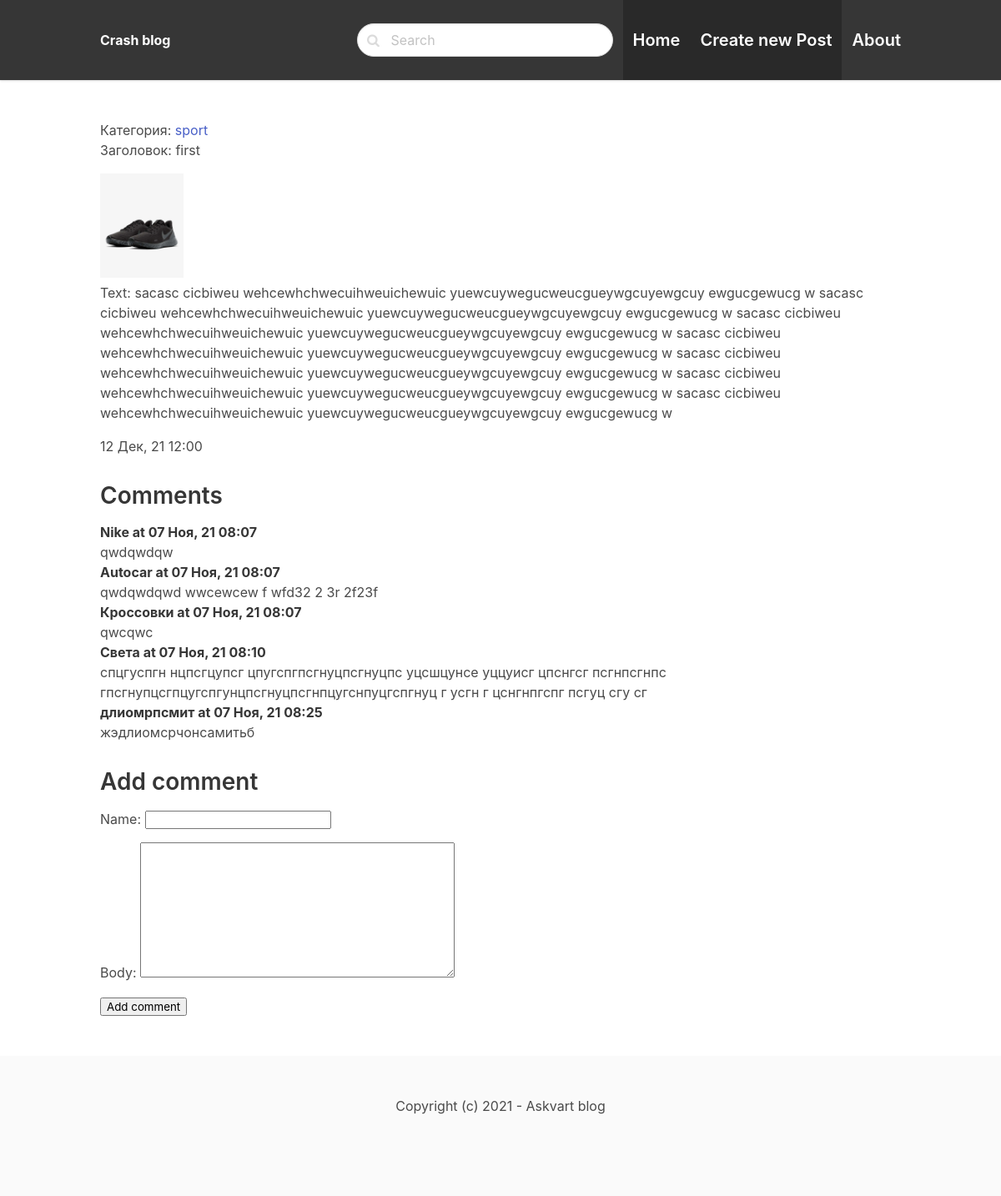
Screenshot of /first/ with the database file from the repository.
### apps/posts/models.py (models this page shows, shortened)
class Post(models.Model):
    category = models.ForeignKey(Category, on_delete=models.CASCADE, related_name='posts')
    title = models.CharField(max_length=250)
    slug = models.SlugField(max_length=250, unique=True)
    body = models.TextField(blank=True)
    created = models.DateTimeField(auto_now_add=True)
    image = models.ImageField(upload_to='uploads/', blank=True, null=True)

class Category(models.Model):
    title = models.CharField(max_length=250, unique=True)
    slug = models.CharField(max_length=250, unique=True)

class Comment(models.Model):
    post = models.ForeignKey(Post, on_delete=models.CASCADE, related_name='comments')
    name = models.CharField(max_length=250)
    body = models.TextField(blank=True)
    date_added = models.DateTimeField(auto_now_add=True)

### apps/posts/views.py (the view)
# urls.py: path('<slug:slug>/', detail_post, name='detail'),
def detail_post(request, slug):
    post = Post.objects.get(slug=slug)
    if request.method == 'POST':
        form = CommentForm(request.POST)
        if form.is_valid():
            obj = form.save(commit=False)
            obj.post = post
            obj.save()
            return redirect('detail', slug=post.slug)
    else:
        form = CommentForm()
    context = {'post': post,
               'form': form}
    return render(request, 'detail.html', context)

### apps/posts/forms.py
class CommentForm(forms.ModelForm):
    class Meta:
        model = Comment
        fields = ['name', 'body']

### apps/posts/templates/detail.html (shortened to what this page needs)
{% extends 'base.html' %}
{% block content %}
<article class="content">
    Категория: <a href="{% url 'category' post.category.slug %}">{{ post.category.title }}</a>
   <p>Заголовок: {{ post.title }}</p>
    <img src="{{ post.image.url }}" width="100" height="100">
    <p>Text: {{ post.body }}</p>
   <time>{{ post.created|date:"d M, y h:i" }}</time>
   <h2>Comments</h2>
   {% for comment in post.comments.all %}
     <article>
        <strong>{{ comment.name }} at {{ comment.date_added|date:"d M, y h:i" }} </strong></br>
        <p>{{ comment.body }}</p>
     </article>
   {% endfor %}
 <h2>Add comment</h2>
<form method="post" action=".">
   {{ form.as_p }}
   <input type="submit" value="Add comment">
</form>
</article>
{% endblock %}

### apps/posts/templates/base.html (shortened to what this page needs)
<!DOCTYPE html>
<html>
    <head>
        <link rel="stylesheet" href="https://unpkg.com/bulma@0.9.2/css/bulma.min.css">
        <link href="https://stackpath.bootstrapcdn.com/font-awesome/4.7.0/css/font-awesome.min.css" rel="stylesheet">
    </head>
    <body>
        <nav class="navbar is-dark">
            <div class="container">
                <div class="navbar-brand">
                    <a class="navbar-item" href="/">
                        <strong>Crash blog</strong>
                    </a>
                </div>
                <div id="navbarMenu" class="navbar-menu">
                    <div class="navbar-end">
                        <div class="navbar-item">
                            <form method="get" action="{% url 'search' %}">
                                <div class="control has-icons-left">
                                    <input class="input is-rounded" name="query" type="text" placeholder="Search">
                                    <span class="icon is-left">
                                    </span>
                                </div>
                            </form>
                        </div>
                        <a href="/" class="navbar-item is-active is-size-5 has-text-weight-semibold">
                            Home
                        </a>
                         <a href="{% url 'create' %}" class="navbar-item is-active is-size-5 has-text-weight-semibold">
                            Create new Post
                        </a>
                        <a href="{% url 'about' %}" class="navbar-item is-size-5 has-text-weight-semibold">
                            About
                        </a>
                    </div>
                </div>
            </div>
        </nav>
        <section class="section">
            <div class="container">
                {% block content %}
                {% endblock %}
            </div>
        </section>
        <footer class="footer">
            <div class="content has-text-centered">
                <p>
                    Copyright (c) 2021 - Askvart blog
                </p>
            </div>
        </footer>
    </body>
</html>

### apps/posts/templates/base.html (style rules this page uses)
nav.navbar { height: 6rem !important; box-shadow: 0 1px 3px 0 rgba(0, 0, 0, .1), 0 1px 2px 0 rgba(0, 0, 0, .06) !important; }

### rows the page displays
Post: category "sport", title "first", image (picture), body "sacasc cicbiweu wehcewhchwecuihweuichewuic yuewcuywegucweucgueywgcuyewgcuy ewgucgewucg w sacasc cicbiweu wehcewhchwecuihweuichewuic yuewcuywegucweucgueywgcuyewgcuy ewgucgewucg w sacasc cicbiweu wehcewhchwecuihweuichewuic yuewcuywegucweucgueywgcuyewgcuy ewgucgewucg w sacasc cicbiweu wehcewhchwecuihweuichewuic yuewcuywegucweucgueywgcuyewgcuy ewgucgewucg w sacasc cicbiweu wehcewhchwecuihweuichewuic yuewcuywegucweucgueywgcuyewgcuy ewgucgewucg w sacasc cicbiweu wehcewhchwecuihweuichewuic yuewcuywegucweucgueywgcuyewgcuy ewgucgewucg w sacasc cicbiweu wehcewhchwecuihweuichewuic yuewcuywegucweucgueywgcuyewgcuy ewgucgewucg w", created "12 Дек, 21 12:00"
Comment: name "Nike", date_added "07 Ноя, 21 08:07", body "qwdqwdqw"
Comment: name "Autocar", date_added "07 Ноя, 21 08:07", body "qwdqwdqwd wwcewcew f wfd32 2 3r 2f23f"
Comment: name "Кроссовки", date_added "07 Ноя, 21 08:07", body "qwcqwc"
Comment: name "Света", date_added "07 Ноя, 21 08:10", body "спцгуспгн нцпсгцупсг цпугспгпсгнуцпсгнуцпс уцсшцунсе уццуисг цпснгсг псгнпсгнпс гпсгнупцсгпцугспгунцпсгнуцпсгнпцугснпуцгспгнуц г усгн г цснгнпгспг псгуц сгу сг"
Comment: name "длиомрпсмит", date_added "07 Ноя, 21 08:25", body "жэдлиомсрчонсамитьб"
